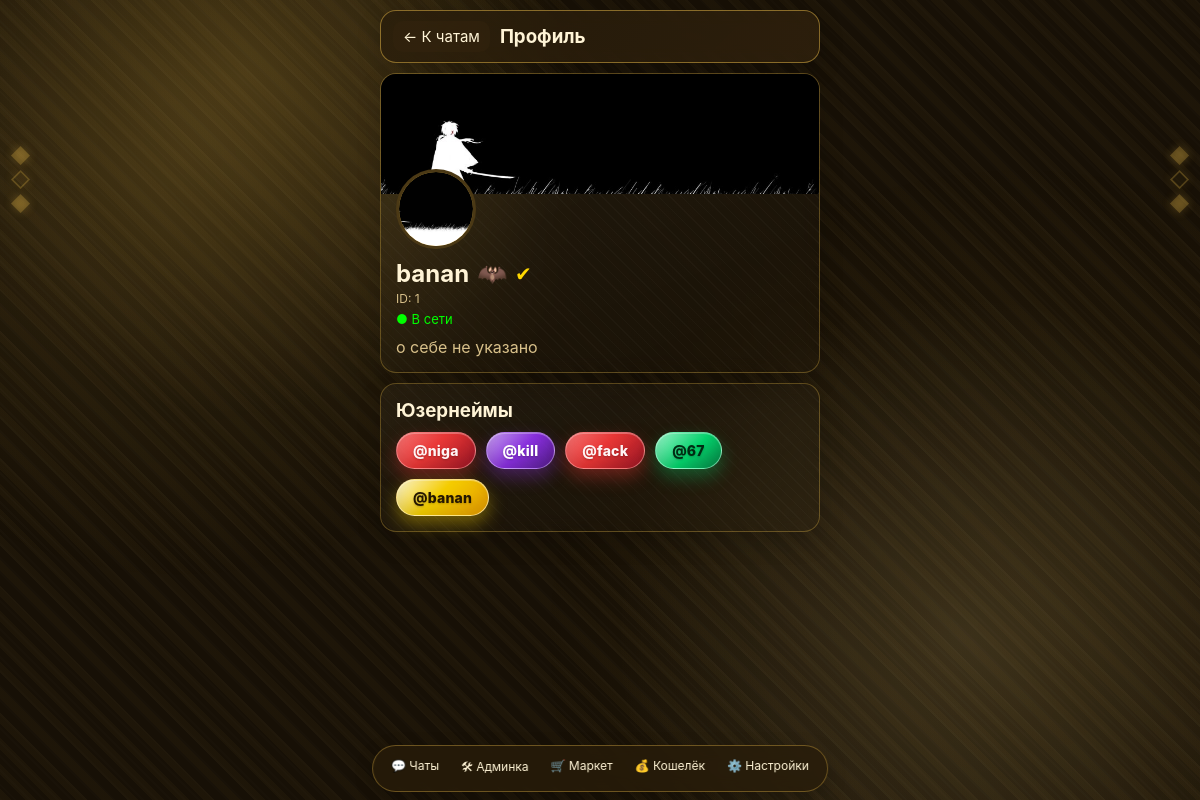
Screenshot of /profile/1 (signed in) with the database file from the repository.
### tables this page shows
CREATE TABLE users (
        id INTEGER PRIMARY KEY AUTOINCREMENT,
        login TEXT UNIQUE,
        password_hash TEXT,
        username TEXT,
        bio TEXT DEFAULT '',
        avatar TEXT DEFAULT '',
        theme TEXT DEFAULT 'default',
        balance INTEGER DEFAULT 0,
        premium INTEGER DEFAULT 0,
        premium_emoji TEXT DEFAULT '',
        banner TEXT DEFAULT '',
        verified INTEGER DEFAULT 0,
        is_admin INTEGER DEFAULT 0,
        blocked INTEGER DEFAULT 0,
        is_online INTEGER DEFAULT 0,
        free_nft_used INTEGER DEFAULT 0,
        owned_themes TEXT DEFAULT '',
        owned_emojis TEXT DEFAULT ''
    );

CREATE TABLE user_usernames (
        id INTEGER PRIMARY KEY AUTOINCREMENT,
        user_id INTEGER,
        uname TEXT UNIQUE,
        score INTEGER,
        reason TEXT,
        rarity TEXT,
        is_nft INTEGER DEFAULT 0,
        for_sale INTEGER DEFAULT 0,
        sale_price INTEGER DEFAULT 0,
        created_at TIMESTAMP DEFAULT CURRENT_TIMESTAMP
    );

### app.py (the view)
@app.route('/profile/<int:user_id>')
@login_required
def profile(user_id):
    user = get_current_user()
    conn = get_db()
    profile_user = conn.execute('SELECT * FROM users WHERE id = ?', (user_id,)).fetchone()
    if not profile_user:
        conn.close()
        flash('Пользователь не найден')
        return redirect(url_for('search'))
    usernames = conn.execute('SELECT * FROM user_usernames WHERE user_id = ? ORDER BY created_at DESC', (user_id,)).fetchall()
    is_blocked = conn.execute('SELECT * FROM blocks WHERE blocker_id = ? AND blocked_id = ?', (user['id'], user_id)).fetchone()
    conn.close()
    return render_template('profile.html', profile_user=profile_user, usernames=usernames, is_blocked=is_blocked)

### app.py (called while the page is built, shortened)
def get_db():
    conn = sqlite3.connect(DB_NAME)
    conn.row_factory = sqlite3.Row
    return conn

def login_required(f):
    @wraps(f)
    def decorated_function(*args, **kwargs):
        if 'user_id' not in session:
            return redirect(url_for('login'))
        conn = get_db()
        user = conn.execute('SELECT * FROM users WHERE id = ?', (session['user_id'],)).fetchone()
        conn.close()
        if user and user['blocked']:
            return redirect(url_for('blocked'))
        return f(*args, **kwargs)
    return decorated_function

def get_current_user():
    if 'user_id' not in session:
        return None
    conn = get_db()
    user = conn.execute('SELECT * FROM users WHERE id = ?', (session['user_id'],)).fetchone()
    conn.close()
    return user

def get_theme_data(theme_key):
    if theme_key in THEMES:
        t = THEMES[theme_key].copy()
        return t

@app.context_processor
def inject_theme():
    user = get_current_user()
    if user:
        theme_key = user['theme'] if user['theme'] else 'default'
        theme = get_theme_data(theme_key)
        return dict(theme=theme, current_user=user, all_themes_global=THEMES, market_themes_global=MARKET_THEMES)
    return dict(theme=THEMES['default'].copy(), current_user=None, all_themes_global=THEMES, market_themes_global=MARKET_THEMES)

### templates/profile.html (shortened to what this page needs)
{% extends "base.html" %}
{% block content %}
<div class="header">
    <a href="{{ url_for('search') }}" class="back-btn">← К чатам</a>
    <h3 style="flex: 1;">Профиль</h3>
</div>
<div class="card" style="padding: 0; overflow: hidden;">
    {% if profile_user.banner %}
    <div style="height: 120px; background: url('{{ url_for('static', filename='uploads/' + profile_user.banner) }}') center/cover;"></div>
    {% else %}
    <div style="height: 120px; background: linear-gradient(45deg, var(--accent), #ff66cc);"></div>
    {% endif %}
    <div style="padding: 15px; margin-top: -40px;">
        <div class="avatar" style="width: 80px; height: 80px; font-size: 32px; border: 3px solid var(--card);">
            {% if profile_user.avatar %}
            <img src="{{ url_for('static', filename='uploads/' + profile_user.avatar) }}">
            {% else %}
            {{ profile_user.username[0].upper() }}
            {% endif %}
        </div>
        <div style="margin-top: 10px;">
            <div style="display: flex; align-items: center; gap: 8px; flex-wrap: wrap;">
                <h2>{{ profile_user.username }}</h2>
                {% if profile_user.premium_emoji %}<span style="font-size: 24px;">{{ profile_user.premium_emoji }}</span>{% endif %}
                {% if profile_user.is_admin %}<span style="color: #ffd700; font-size: 20px;">✔</span>{% elif profile_user.verified %}<span style="color: #3399ff; font-size: 20px;">✓</span>{% endif %}
            </div>
            <div style="color: var(--muted); font-size: 12px; margin-top: 3px;">ID: {{ profile_user.id }}</div>
            <div style="margin-top: 5px; font-size: 13px;">
                {% if profile_user.is_online %}<span class="status-online">● В сети</span>{% elif profile_user.blocked %}<span class="status-blocked">🌐 200</span>{% else %}<span class="status-offline">● Не в сети</span>{% endif %}
            </div>
            {% if profile_user.bio %}
            <div style="margin-top: 10px; color: var(--text);">{{ profile_user.bio }}</div>
            {% else %}
            <div style="margin-top: 10px; color: var(--muted);">о себе не указано</div>
            {% endif %}
        </div>
    </div>
</div>
<div class="card">
    <h3 style="margin-bottom: 10px;">Юзернеймы</h3>
    {% if usernames %}
    <div style="display: flex; flex-wrap: wrap; gap: 10px;">
        {% for un in usernames %}
        {% set rcolor = '#9aa0a6' %}
        {% set rtext = '#ffffff' %}
        {% set rbg = 'linear-gradient(135deg, rgba(154,160,166,0.75) 0%, rgba(95,99,104,0.55) 100%)' %}
        {% set rglow = 'rgba(154,160,166,0.22)' %}
        {% set rborder = 'rgba(255,255,255,0.22)' %}
        {% if un.rarity == 'legend' %}
            {% set rcolor = '#ffd700' %}{% set rtext = '#241600' %}
            {% set rbg = 'linear-gradient(135deg, rgba(255,248,214,0.98) 0%, rgba(255,215,0,0.95) 45%, rgba(255,170,0,0.88) 100%)' %}
            {% set rglow = 'rgba(255,215,0,0.38)' %}{% set rborder = 'rgba(255,236,170,0.75)' %}
        {% elif un.rarity == 'myth' %}
            {% if un.id % 10 == 0 %}
                {% set rcolor = '#ff4fd8' %}{% set rtext = '#ffffff' %}
                {% set rbg = 'linear-gradient(135deg, #ff0044 0%, #ff8800 18%, #ffe600 36%, #00d084 54%, #0099ff 72%, #8a2be2 88%, #ff4fd8 100%)' %}
                {% set rglow = 'rgba(255,79,216,0.32)' %}{% set rborder = 'rgba(255,255,255,0.45)' %}
            {% else %}
                {% set rcolor = '#ff3b3b' %}{% set rtext = '#fff5f5' %}
                {% set rbg = 'linear-gradient(135deg, rgba(255,120,120,0.95) 0%, rgba(255,59,59,0.9) 45%, rgba(180,20,40,0.82) 100%)' %}
                {% set rglow = 'rgba(255,59,59,0.34)' %}{% set rborder = 'rgba(255,170,170,0.55)' %}
            {% endif %}
        {% elif un.rarity == 'epic' %}
            {% set rcolor = '#b366ff' %}{% set rtext = '#ffffff' %}
            {% set rbg = 'linear-gradient(135deg, rgba(210,170,255,0.92) 0%, rgba(153,51,255,0.86) 50%, rgba(98,30,170,0.78) 100%)' %}
            {% set rglow = 'rgba(153,51,255,0.32)' %}{% set rborder = 'rgba(220,190,255,0.5)' %}
        {% elif un.rarity == 'rare' %}
            {% set rcolor = '#5ab0ff' %}{% set rtext = '#ffffff' %}
            {% set rbg = 'linear-gradient(135deg, rgba(150,210,255,0.92) 0%, rgba(51,153,255,0.86) 50%, rgba(20,90,180,0.78) 100%)' %}
            {% set rglow = 'rgba(51,153,255,0.3)' %}{% set rborder = 'rgba(170,220,255,0.5)' %}
        {% elif un.rarity == '67' %}
            {% set rcolor = '#00e676' %}{% set rtext = '#002b12' %}
            {% set rbg = 'linear-gradient(135deg, rgba(160,255,210,0.95) 0%, rgba(0,230,118,0.9) 55%, rgba(0,150,80,0.82) 100%)' %}
            {% set rglow = 'rgba(0,230,118,0.3)' %}{% set rborder = 'rgba(180,255,220,0.55)' %}
        {% endif %}
        <button onclick="showUsernameModal({{ un.id }}, '@{{ un.uname }}', {{ un.score }}, '{{ un.reason|e }}', '{{ un.rarity }}', {{ un.is_nft }}, '{{ un.created_at }}')"
            style="background: {{ rbg }}; border: 1px solid {{ rborder }}; border-radius: 999px; padding: 9px 16px; color: {{ rtext }}; cursor: pointer; font-weight: 800; font-size: 14px; letter-spacing: 0.2px; box-shadow: 0 8px 18px {{ rglow }}, inset 0 1px 0 rgba(255,255,255,0.28), inset 0 -8px 14px rgba(0,0,0,0.08); transition: transform 0.15s, box-shadow 0.2s, filter 0.2s; text-shadow: 0 1px 2px rgba(0,0,0,0.22); backdrop-filter: blur(4px);"
            onmouseover="this.style.transform='translateY(-2px) scale(1.01)'; this.style.filter='saturate(1.08) brightness(1.04)'; this.style.boxShadow='0 12px 22px {{ rglow }}';"
            onmouseout="this.style.transform='translateY(0) scale(1)'; this.style.filter='none'; this.style.boxShadow='0 8px 18px {{ rglow }}, inset 0 1px 0 rgba(255,255,255,0.28), inset 0 -8px 14px rgba(0,0,0,0.08)';">@{{ un.uname }}</button>
        {% endfor %}
    </div>
    {% else %}
    <div style="color: var(--muted); text-align: center; padding: 10px;">Юзов нет</div>
    {% endif %}
</div>
{% endblock %}

### templates/base.html (shortened to what this page needs)
<!DOCTYPE html>
<html lang="ru">
<head>
</head>
<body>
    <div id="theme-decor">{{ theme.decor | safe }}</div>
    <div class="container">
        {% block content %}{% endblock %}
    </div>
    {% if current_user %}
    <nav class="bottom-nav">
        <a href="{{ url_for('search') }}" class="nav-item">💬 Чаты</a>
        {% if current_user.is_admin %}
        <a href="{{ url_for('admin') }}" class="nav-item">🛠 Админка</a>
        {% endif %}
        <a href="{{ url_for('market') }}" class="nav-item">🛒 Маркет</a>
        <a href="{{ url_for('wallet') }}" class="nav-item">💰 Кошелёк</a>
        <a href="{{ url_for('settings') }}" class="nav-item">⚙️ Настройки</a>
    </nav>
    {% endif %}
</body>
</html>

### rows the page displays
users: banner (picture), avatar (picture), username "banan", premium_emoji "🦇", id "1"
user_usernames: uname "niga"
user_usernames: uname "kill"
user_usernames: uname "fack"
user_usernames: uname "67"
user_usernames: uname "banan"

### other values shown
{{ theme.decor | safe }} "◆ ◇ ◆ ◆ ◇ ◆"
